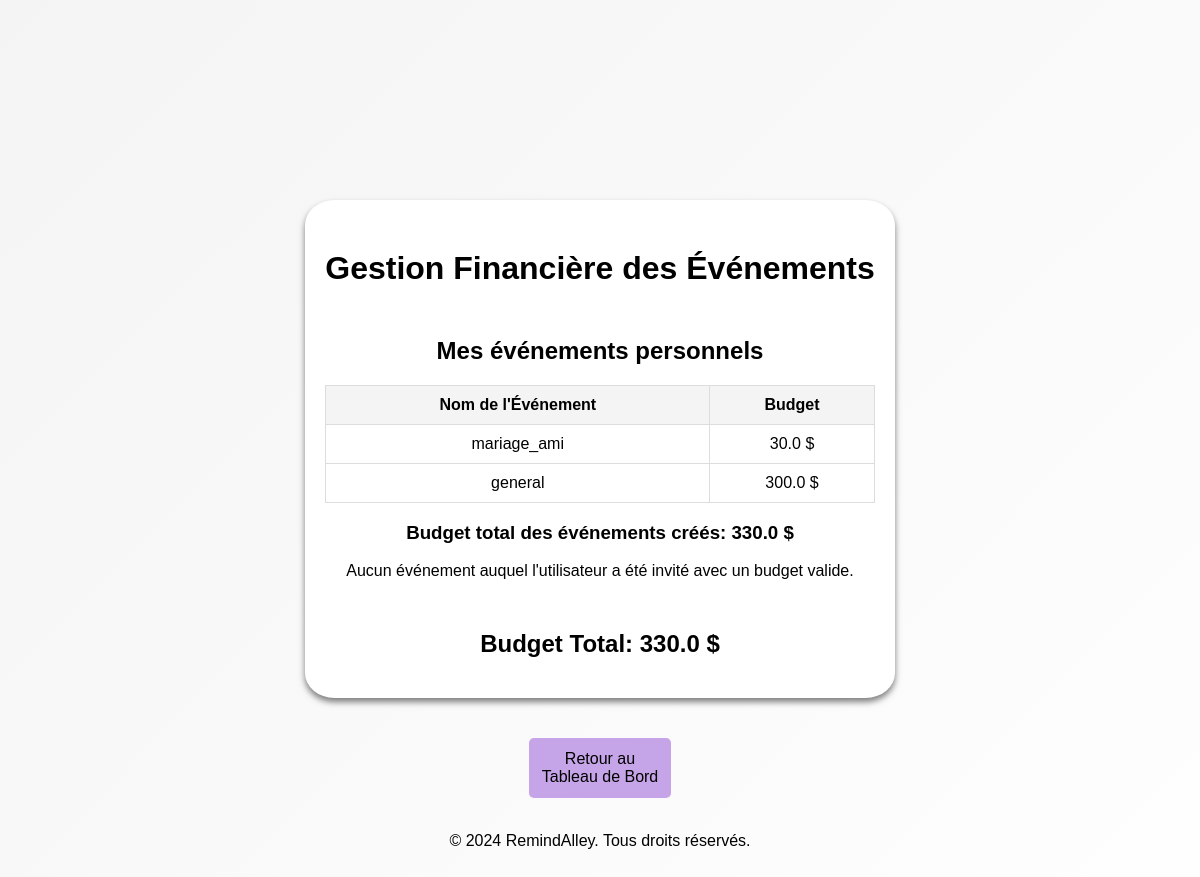
/user/finance (signed in), run on the app's committed database.
### app/models/event.py (models this page shows)
class Event(db.Model):
    __tablename__ = 'event'
    id = db.Column(db.Integer, primary_key = True)
    title = db.Column(db.String(120), nullable=False)
    date = db.Column(db.DateTime, nullable=False)
    zoom_link = db.Column(db.String(500))
    budget = db.Column(db.Float)
    cost = db.Column(db.Float)
    description = db.Column(db.String(500))
    comments = db.Column(db.String(500))
    owner_id = db.Column(db.Integer, db.ForeignKey('user.id'), nullable=False)
    event_type = db.Column(db.String(50), nullable=False)
    priority = db.Column(db.String(50), nullable=False)
    location = db.Column(db.String(150))
    marriage_details = db.relationship('MarriageEvent', uselist=False, backref='event', cascade="all, delete-orphan")
    party_details = db.relationship('PartyEvent', uselist=False, backref='event', cascade="all, delete-orphan")
    meeting_details = db.relationship('MeetingEvent', uselist=False, backref='event', cascade="all, delete-orphan")
    festival_details = db.relationship('FestivalEvent', uselist=False, backref='event', cascade="all, delete-orphan")

### app/routes/user.py (the view)
@user_bp.route('/finance')
def finance():
    owned_events = Event.query.filter(Event.owner_id==current_user.id, Event.budget.isnot(None), Event.budget > 0).all()
    invited_events = Event.query.join(Invitation).filter(Invitation.user_id == current_user.id, Event.cost.isnot(None), Event.cost > 0).all()
    total_owned_budget = sum(float(event.budget or 0) for event in owned_events)
    total_invited_budget = sum(float(event.cost or 0) for event in invited_events)
    total_budget = total_owned_budget + total_invited_budget
    return render_template(
        'finance.html',
        owned_events=owned_events,
        invited_events=invited_events,
        total_owned_budget=total_owned_budget,
        total_invited_budget=total_invited_budget,
        total_budget=total_budget
    )

### app/models/user.py (called while the page is built)
    @property
    def is_authenticated(self):
        return True

### app/templates/finance.html (shortened to what this page needs)
<!DOCTYPE html>
<html lang="fr">
<head>
    <link rel="stylesheet" href="{{ url_for('static', filename='css/financeForm.css') }}">
</head>
<body>
    <div class="container">
        <h1>Gestion Financière des Événements</h1>
        {% if owned_events %}
        <h2>Mes événements personnels</h2>
        <table class="table table-bordered">
            <thead>
                <tr>
                    <th>Nom de l'Événement</th>
                    <th>Budget</th>
                </tr>
            </thead>
            <tbody>
                {% for event in owned_events %}
                <tr>
                    <td>{{ event.title }}</td>
                    <td>{{ event.budget }} $</td>
                </tr>
                {% else %}
                <tr>
                    <td colspan="2">Aucun événement créé.</td>
                </tr>
                {% endfor %}
            </tbody>
        </table>
        <h3>Budget total des événements créés: {{ total_owned_budget }} $</h3>
        {% else %}
        <p>Aucun événement créé avec un budget valide.</p>
        {% endif %}
        {% if invited_events %}
        <h2>Les invitations reçues</h2>
        <table class="table table-bordered">
            <thead>
                <tr>
                    <th>Nom de l'Événement</th>
                    <th>Budget</th>
                </tr>
            </thead>
            <tbody>
                {% for event in invited_events %}
                <tr>
                    <td>{{ event.title }}</td>
                    <td>{{ event.cost }} $</td>
                </tr>
                {% else %}
                <tr>
                    <td colspan="2">Aucun événement auquel l'utilisateur a été invité.</td>
                </tr>
                {% endfor %}
            </tbody>
        </table>
        <h3>Budget total des événemnts où je suis invité(e): {{ total_invited_budget }} $</h3>
        {% else %}
        <p>Aucun événement auquel l'utilisateur a été invité avec un budget valide.</p>
        {% endif %}
        {% if total_budget > 0 %}
        <h2>Budget Total: {{ total_budget }} $</h2>
        {% endif %}
    </div>
    <a href="{{ url_for('user.user_dashboard', user_id=current_user.id) }}" class="button">Retour au Tableau de Bord</a>
    <br>
    <footer class="footer_ra">
        <p>&copy; 2024 RemindAlley. Tous droits réservés.</p>
    </footer>
</body>
</html>

### app/static/css/financeForm.css (style rules this page uses)
body { font-family: Verdana, Geneva, Tahoma, sans-serif; background: linear-gradient(135deg, #f4f4f4, #fffeff); height: 100vh; display: flex; flex-direction: column; text-align: center; justify-content: flex-start; align-items: center; padding: 10px; padding-top: 100px; margin: 0; overflow: hidden; }
h1 { text-align: center; margin-top: 30px; }
h2 { margin-top: 50px; }
.container { max-width: 600px; margin: 20px auto; margin-top: 100px; padding: 20px; text-align: center; background-color: white; box-shadow: 0 4px 6px rgba(0, 0, 0, 0.5); border-radius: 5%; }
table { width: 100%; border-collapse: collapse; margin-top: 0px; }
th, td { padding: 10px; border: 1px solid #ddd; background-color: white; }
th { background-color: #f4f4f4; }
.button { width: 10%; padding: 12px; background-color: #c6a4e8; color: black; border: none; border-radius: 5px; cursor: pointer; font-size: 1em; margin: 20px auto 0 auto; transition: background-color 0.3s ease; display: block; text-decoration: none; text-align: center; }
.footer_ra { text-align:center; }

### data on the page
Event: title "mariage_ami", budget "30.0"
Event: title "general", budget "300.0"

### other printed values
{{ total_owned_budget }} "330.0"
{{ total_budget }} "330.0"
